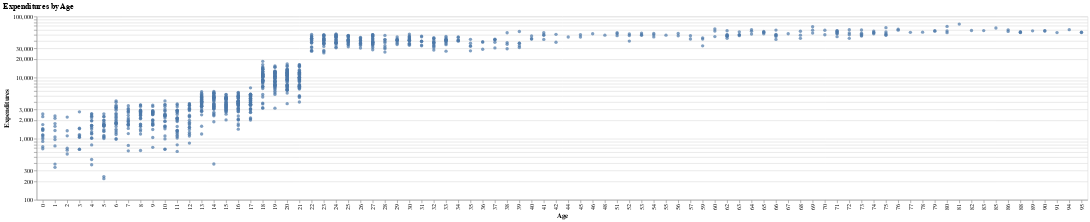

This figure's notebook cell:
### Markdown cell above
#### (i) Construct a scatterplot of expenditure (y) versus age (x).

Use the quantitative age variable (not age cohort). Display expenditure on the y axis on the log scale, and age on the x axis on the usual (linear) scale. 

Store the plot as `fig_2` and display the graphic.

### Code cell
# solution
fig_2 = alt.Chart(dds).mark_circle().encode(
    x = alt.X('Age:N', scale = alt.Scale(type = 'linear')),
    y = alt.Y('Expenditures', scale = alt.Scale(type = 'log'))
).properties(title = 'Expenditures by Age')

fig_2.configure_title(
    anchor='start',
)

### Figure 1 — Vega-Lite specification as saved in the notebook (floating-point values rounded to 4 significant figures; data arrays with more than 128 entries replaced by an {"elided": "..."} marker saying what was removed)
{"config": {"view": {"continuousWidth": 400, "continuousHeight": 300}, "title": {"anchor": "start"}}, "data": {"name": "data-8c6c61eb9cd91c6013030cd10b8e93ea"}, "mark": "circle", "encoding": {"x": {"field": "Age", "scale": {"type": "linear"}, "type": "nominal"}, "y": {"field": "Expenditures", "scale": {"type": "log"}, "type": "quantitative"}}, "title": "Expenditures by Age", "$schema": "https://vega.github.io/schema/vega-lite/v4.17.0.json", "datasets": {"data-8c6c61eb9cd91c6013030cd10b8e93ea": {"elided": "1000 records"}}}
